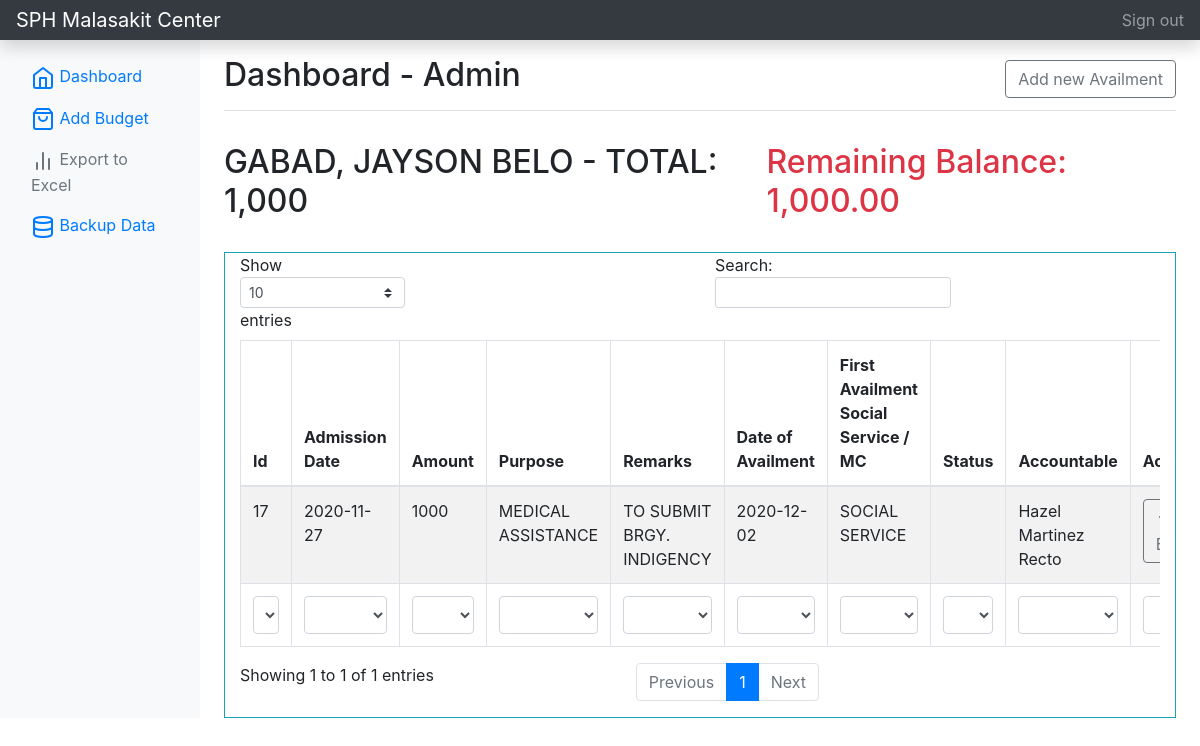
/addAvailment.php?id=1&client_id=11 (signed in), run on the app's committed database.
### tables this page shows
CREATE TABLE IF NOT EXISTS `tbl_client` (
  `id` int(24) unsigned NOT NULL AUTO_INCREMENT,
  `fullname` varchar(255) NOT NULL,
  `fullname_client` varchar(255) NOT NULL,
  `age` int(12) NOT NULL,
  `gender` varchar(50) NOT NULL,
  `client_admission` varchar(50) DEFAULT NULL,
  `address` varchar(50) NOT NULL,
  `birthdate` varchar(50) NOT NULL,
  `requirements` varchar(255) NOT NULL,
  `patient_status` varchar(50) DEFAULT NULL,
  `accountable` varchar(50) DEFAULT NULL,
  PRIMARY KEY (`id`)
);

CREATE TABLE IF NOT EXISTS `listofavailment` (
  `id` int(10) unsigned NOT NULL AUTO_INCREMENT,
  `client_id` int(10) unsigned DEFAULT NULL,
  `user` varchar(50) DEFAULT NULL,
  `admissiondate` varchar(50) DEFAULT NULL,
  `amount` varchar(50) DEFAULT NULL,
  `purpose` varchar(255) DEFAULT NULL,
  `remarks` varchar(255) DEFAULT NULL,
  `firstavailment` varchar(50) DEFAULT NULL,
  `dateofavailment` varchar(50) DEFAULT NULL,
  `status` varchar(50) DEFAULT ' ',
  PRIMARY KEY (`id`)
);

### addAvailment.php (the view, shortened to what this page needs)
    <?php
include_once('connection.php');
$client_id = $_GET['client_id'];
$user_fullname =  $_SESSION['user_fullname'];
$sql = "SELECT * FROM tbl_client WHERE id = $client_id";
$result = mysqli_query($conn, $sql);
if (mysqli_num_rows($result) > 0) {
    while ($row = mysqli_fetch_assoc($result)) {
        $client_name = $row['fullname'];
    }
}
if (isset($_SESSION['loggedin'])) {
?>
<!doctype html>
<html lang="en">
  <head>
<link href="./assets/css/bootstrap.min.css" rel="stylesheet">
    <link href="./assets/css/bootstrap.min2.css" rel="stylesheet">
  </head>
  <body>
    <nav class="navbar navbar-dark sticky-top bg-dark flex-md-nowrap p-0 shadow">
  <a class="navbar-brand col-md-3 col-lg-2 mr-0 px-3" href="home.php?id=<?php echo $_GET['id'] ?>">SPH Malasakit Center</a>
  <ul class="navbar-nav px-3">
    <li class="nav-item text-nowrap">
      <a class="nav-link" href="logout.php">Sign out</a>
    </li>
  </ul>
</nav>
<div class="container-fluid">
  <div class="row">
  <?php include 'sidebar.php';?>
    <main role="main" class="col-md-9 ml-sm-auto col-lg-10 px-md-4">
      <div class="d-flex justify-content-between flex-wrap flex-md-nowrap align-items-center pt-3 pb-2 mb-3 border-bottom">
        <h1 class="h2">Dashboard - <?php echo $user_fullname ?></h1>
        <button  class="btn btn-md btn-outline-secondary" type="button" data-toggle="collapse" data-target="#newClientCollapse" aria-expanded="false" aria-controls="newClientCollapse">
            Add new Availment
        </button>
      </div>
        <div class="d-flex justify-content-between flex-wrap flex-md-nowrap align-items-center pt-3 pb-2 mb-3">
        <?php
            $client_id = $_GET['client_id'];
            $sql = "SELECT SUM(amount) AS total FROM listofavailment WHERE client_id = $client_id AND status != 'Complete'  GROUP BY admissiondate";
            $result = mysqli_query($conn, $sql);
            if (mysqli_num_rows($result) > 0) {
                while ($row = mysqli_fetch_assoc($result)) {
                    $total_rendered = $row['total'];
                }
            } else{
                $total_rendered = 0;
            }
        ?>
            <h1 class="h2"><?php
            if(isset($client_name)){
                echo $client_name;} ?> - TOTAL: <?php
                    if($total_rendered == 0){
                        echo "0";
                    } else{
                        echo number_format($total_rendered);
                    }
                ?></h1>
                <h2 class="text-danger">
                    <?php
                    $client_id = $_GET['client_id'];
                    $sql = "SELECT SUM(amount) as balance FROM listofavailment WHERE client_id = $client_id && status != 'Complete' ";
                        $result = mysqli_query($conn, $sql);
                        if (mysqli_num_rows($result) > 0) {
                            while ($row = mysqli_fetch_assoc($result)) {
                            $balance = $row['balance'];
                            $total =  2000 - $balance;
                            echo 'Remaining Balance: ' . number_format($total, 2);
                            }
                        }
                    ?>
                </h2>
        </div>
            <div class="container-fluid mt-3">
                <div class="row">
                        <div class="col-md-12 border border-info">
                            <div class="table-responsive">
                            <table id="example" class="table table-striped table-bordered" style="width:100%">
                                <thead>
                                    <tr>
                                        <th>Id</th>
                                        <th>Admission Date</th>
                                        <th>Amount</th>
                                        <th>Purpose</th>
                                        <th>Remarks</th>
                                        <th>Date of Availment</th>
                                        <th>First Availment Social Service / MC</th>
                                        <th>Status</th>
                                        <th>Accountable</th>
                                        <th>Action</th>
                                    </tr>
                                </thead>
                                <tbody>
                                <?php
                                $sql = "SELECT * FROM view_clientinfo WHERE client_id = $client_id AND status != 'Complete'  ORDER BY id desc";
                                    $result = mysqli_query($conn, $sql);
                                    if ($result) {
                                        while ($row = mysqli_fetch_assoc($result)) {
                                            $avail_id = $row['id'];
                                            $user = $row['user'];
                                            $admissiondate = $row['admissiondate'];
                                            $amount = $row['amount'];
                                            $remarks = $row['remarks'];
                                            $purpose = $row['purpose'];
                                            $firstavailment = $row['firstavailment'];
                                            $dateofavailemnt = $row['dateofavailment'];
                                            $status = $row['status'];
                                            echo '
                                                <tr>
                                                    <td>' . $avail_id . '</td>
                                                    <td>' . $admissiondate . '</td>
                                                    <td>' . $amount . '</td>
                                                    <td>' . $purpose . '</td>
                                                    <td>' . $remarks . '</td>
                                                    <td>' . $dateofavailemnt . '</td>
                                                    <td>' . $firstavailment . '</td>
                                                    <td>' . $status . '</td>
                                                    <td>' . $user . '</td>
                                                    <td align="center">
                                                     <a href="editAvailment.php?id='.$_GET['id'].'&avail_id='.$avail_id.'" class="btn btn-md btn-outline-secondary"><span data-feather="send"></span> Edit</a>
                                                    </button>
                                                    </td>
                                                </tr>
                                                ';
                                        }
                                    }
                                    ?>
                                </tbody>
                                <tfoot>
                                    <tr>
                                        <th>Id</th>
                                        <th>Admission Date</th>
                                        <th>Amount</th>
                                        <th>Purpose</th>
                                        <th>Remarks</th>
                                        <th>Date of Availment</th>
                                        <th>First Availment Social Service / MC</th>
                                        <th>Status</th>
                                        <th>Accountable</th>
                                        <th>Action</th>
                                    </tr>
                                </tfoot>
                            </table>
                        </div>
                    </div>
                </div>
            </div>
    </main>
  </div>
</div>
    </body>
</html>
<?php
} else {
    $url = "./index.php";
    $url = str_replace(PHP_EOL, '', $url);
    header("Location: $url");
}
?>

### data on the page
tbl_client: fullname "GABAD, JAYSON BELO"
listofavailment: id "17", admissiondate "2020-11-27", amount "1000", purpose "MEDICAL ASSISTANCE", remarks "TO SUBMIT BRGY. INDIGENCY", dateofavailment "2020-12-02", firstavailment "SOCIAL SERVICE", user "Hazel Martinez Recto"

### other printed values
$user_fullname "Admin"
$total_rendered "1,000"
$total "1,000.00"
